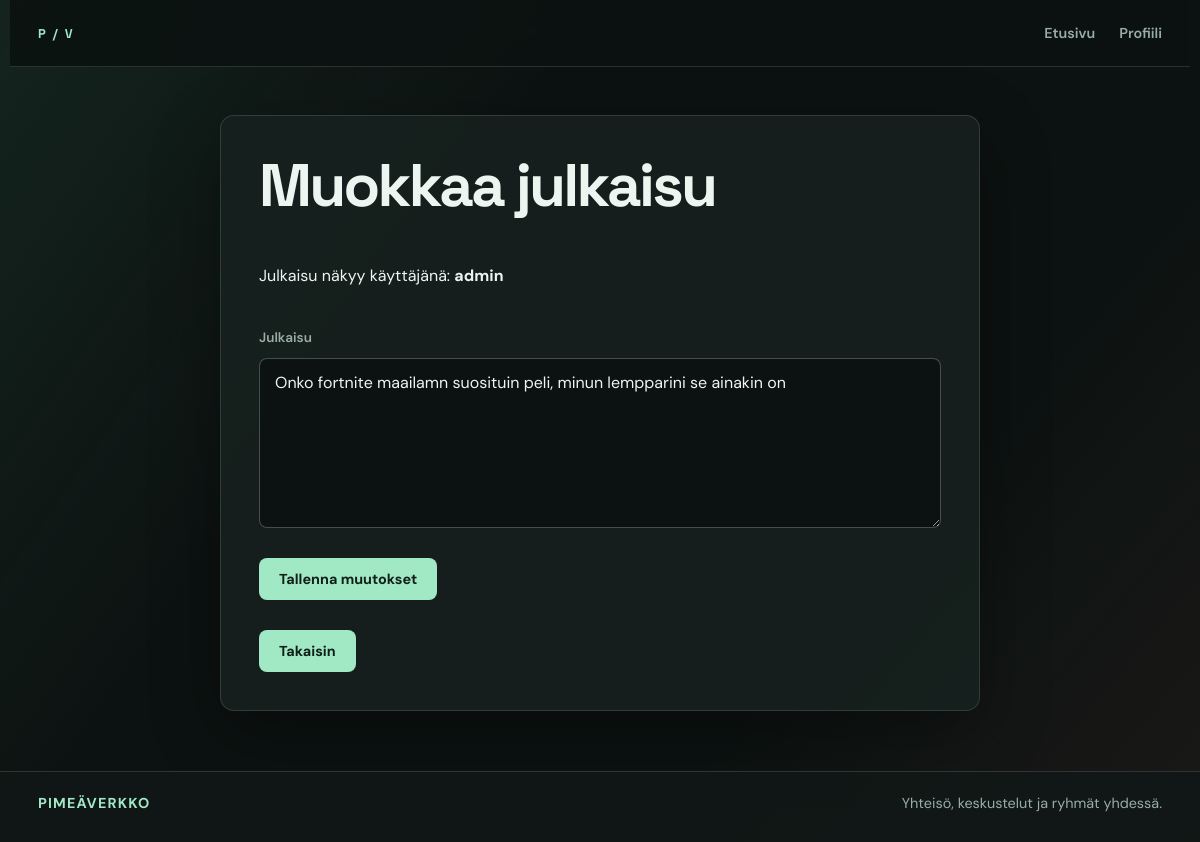
/edit_post.php?id=7 (signed in), run on the app's committed database.
### tables this page shows
CREATE TABLE IF NOT EXISTS `user` (
  `id` int NOT NULL AUTO_INCREMENT,
  `name` varchar(128) NOT NULL,
  `email` varchar(128) NOT NULL,
  `password_hash` varchar(128) NOT NULL,
  PRIMARY KEY (`id`),
  UNIQUE KEY `email` (`email`)
);

CREATE TABLE IF NOT EXISTS `posts` (
  `id` int NOT NULL AUTO_INCREMENT,
  `group_id` int NOT NULL,
  `user_id` int NOT NULL,
  `author` varchar(50) NOT NULL,
  `content` text NOT NULL,
  `created_at` timestamp NOT NULL DEFAULT CURRENT_TIMESTAMP,
  PRIMARY KEY (`id`),
  KEY `POST_FK_user_id` (`user_id`),
  KEY `POST_FK_group_id` (`group_id`)
);

### include/session.php (called while the page is built, shortened)
<?php
if (isset($_SESSION["user_id"])) {
    $mysqli = require __DIR__ . "/../database.php";
    $sql = "SELECT * FROM user
            WHERE id = {$_SESSION["user_id"]}";
    $result = $mysqli->query($sql);
    $user = $result->fetch_assoc();
}
?>

### edit_post.php (the view, shortened to what this page needs)
<?php
require __DIR__ . "/include/session.php";
$user_name = trim((string) ($user['name'] ?? ''));
$id = filter_input(INPUT_GET, 'id', FILTER_VALIDATE_INT);
$stmt = mysqli_prepare($conn, 'SELECT id, group_id, user_id, author, content FROM posts WHERE id = ?');
mysqli_stmt_bind_param($stmt, 'i', $id);
mysqli_stmt_execute($stmt);
$result = mysqli_stmt_get_result($stmt);
$row = mysqli_fetch_assoc($result);
?>
<!DOCTYPE html>
<html lang="fi">
<head>
    <link rel="stylesheet" href="style.css">
</head>
<body>
    <?php include 'include/nav.php'; ?>
    <div class="add-post center-page">
        <h1>Muokkaa julkaisu</h1>
        <form method="POST">
            <p class="form-user-name">Julkaisu näkyy käyttäjänä: <strong><?php echo htmlspecialchars($user_name, ENT_QUOTES, 'UTF-8'); ?></strong></p>
            <label for="content">Julkaisu</label>
            <textarea name="content" id="content"><?php echo htmlspecialchars($row['content']); ?></textarea>
            <button type="submit">
                Tallenna muutokset
            </button>
            <button type="button" onclick="history.back();">
                Takaisin
            </button>
        </form>
    </div>
	<?php include 'include/footer.php'; ?>
</body>
</html>

### style.css (style rules this page uses)
:root { --ink: #edf5f1; --muted: #9aada5; --bg: #0c1211; --panel: #17211e; --panel-light: #202c28; --line: rgba(220, 241, 231, .14); --line-bright: rgba(220, 241, 231, .27); --mint: #a1e8c5; --mint-hot: #68d9a2; --coral: #ff8e82; --gold: #ffc27d; --shadow: 0 22px 70px rgba(0, 0, 0, .32); }
* { box-sizing: border-box; }
html { min-height: 100%; background: var(--bg); }
body { min-height: 100vh; margin: 0; color: var(--ink); background: linear-gradient(125deg, rgba(104, 217, 162, .09), transparent 34%), linear-gradient(310deg, rgba(255, 142, 130, .06), transparent 30%), var(--bg); font: 400 16px/1.55 'DM Sans', 'Segoe UI', sans-serif; }
body::before { position: fixed; inset: 0; z-index: -1; pointer-events: none; content: ''; opacity: .25; background-image: linear-gradient(var(--line) 1px, transparent 1px), linear-gradient(90deg, var(--line) 1px, transparent 1px); background-size: 44px 44px; mask-image: linear-gradient(to bottom, black, transparent 72%); }
h1, h2 { margin: 0; font-family: 'Space Grotesk', sans-serif; line-height: 1.06; }
h1 { max-width: 820px; font-size: clamp(2.8rem, 8vw, 6.2rem); letter-spacing: -.045em; }
.home-panel, .postaukset, .add-post { overflow: hidden; background: rgba(23, 33, 30, .9); border: 1px solid var(--line); border-radius: 14px; box-shadow: var(--shadow); }
.add-post { width: min(760px, calc(100% - 56px)); margin: 48px auto 60px; padding: 38px; }
.add-post h1 { margin-bottom: 30px; font-size: clamp(2.1rem, 5vw, 3.8rem); }
.add-post form { display: flex; flex-direction: column; gap: 10px; }
.add-post label { margin-top: 12px; color: var(--muted); font-size: .85rem; font-weight: 600; }
.add-post input, .add-post select, .add-post textarea { width: 100%; padding: 13px 15px; color: var(--ink); background: var(--bg); border: 1px solid var(--line-bright); border-radius: 8px; font: 1rem 'DM Sans', 'Segoe UI', sans-serif; transition: border-color .18s ease, box-shadow .18s ease; }
.add-post textarea { min-height: 170px; resize: vertical; }
.add-post button { align-self: flex-start; margin-top: 20px; padding: 12px 20px; color: #102019; background: var(--mint); border: 0; border-radius: 8px; font: 700 .9rem 'DM Sans', 'Segoe UI', sans-serif; cursor: pointer; transition: background .18s ease, transform .18s ease, box-shadow .18s ease; }

### data on the page
user: name "admin"
posts: content "Onko fortnite maailamn suosituin peli, minun lempparini se ainakin on"
